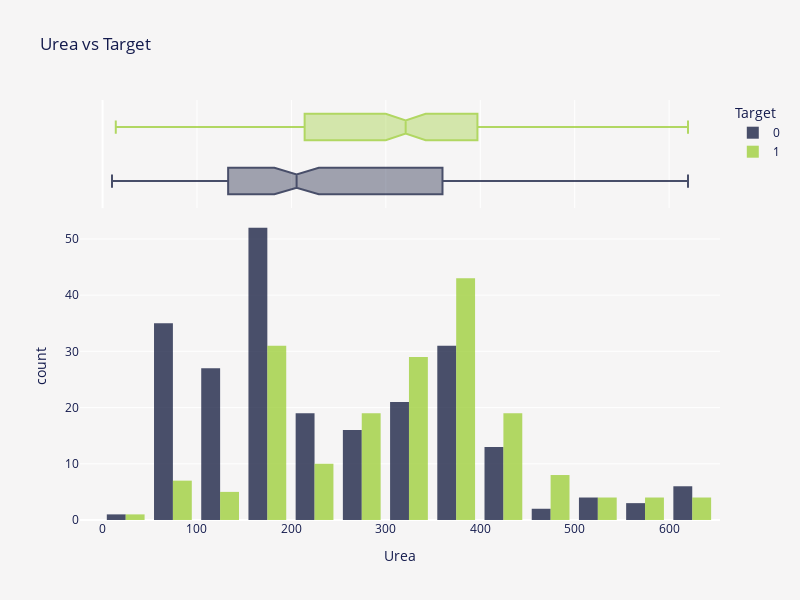

Notebook cell for this chart:
### Markdown cell above
<p style="font-size:20px; font-family:JetBrains Mono; color:#3E3F4C; border-bottom: 3px solid #2a357d">Notes 📜</p>
<blockquote style="margin-right:auto; margin-left:auto; background-color:#fffaf6; padding: 15px; border-radius: 10px 10px">
    <ul style="font-size:16px; font-family:JetBrains Mono; color:#3E3F4C; margin-right: 10px; margin-top: 2px; margin-bottom: 2px">
        <li>In the case of <code>Cond</code>, the issue is rather mixed. </li>
    </ul>
</blockquote>

### Code cell
fig = px.histogram(
    train,
    x="Urea",
    color="Target",
    color_discrete_sequence=["#0f173b", "#9acd32"],
    marginal="box",
    barmode="group",
    hover_data=train.columns,
    height=600,
    width=800,
    title="Urea vs Target",
)
fig.update_layout(
    font=dict(color=FONT_COLOR),
    plot_bgcolor=BACKGROUND_COLOR,
    paper_bgcolor=BACKGROUND_COLOR,
    bargap=0.2,
)
fig.update_traces(opacity=0.75)
fig.show()

### Figure 1 — Plotly figure (JSON) as saved in the notebook; plotly's stock layout.template omitted (floating-point values rounded to 4 significant figures; data arrays with more than 128 entries replaced by an {"elided": "..."} marker saying what was removed)
{"data": [{"alignmentgroup": "True", "bingroup": "x", "hovertemplate": "Target=0<br>Urea=%{x}<br>count=%{y}<extra></extra>", "legendgroup": "0", "marker": {"color": "#0f173b", "pattern": {"shape": ""}}, "name": "0", "offsetgroup": "0", "opacity": 0.75, "orientation": "v", "showlegend": true, "type": "histogram", "x": {"elided": "230 int values"}, "xaxis": "x", "yaxis": "y"}, {"alignmentgroup": "True", "customdata": {"elided": "230x6 float values"}, "hovertemplate": "Target=%{customdata[5]}<br>Urea=%{x}<br>Gravity=%{customdata[0]}<br>Ph=%{customdata[1]}<br>Osmo=%{customdata[2]}<br>Cond=%{customdata[3]}<br>Calc=%{customdata[4]}<extra></extra>", "legendgroup": "0", "marker": {"color": "#0f173b"}, "name": "0", "notched": true, "offsetgroup": "0", "opacity": 0.75, "showlegend": false, "type": "box", "x": {"elided": "230 int values"}, "xaxis": "x2", "yaxis": "y2"}, {"alignmentgroup": "True", "bingroup": "x", "hovertemplate": "Target=1<br>Urea=%{x}<br>count=%{y}<extra></extra>", "legendgroup": "1", "marker": {"color": "#9acd32", "pattern": {"shape": ""}}, "name": "1", "offsetgroup": "1", "opacity": 0.75, "orientation": "v", "showlegend": true, "type": "histogram", "x": {"elided": "184 int values"}, "xaxis": "x", "yaxis": "y"}, {"alignmentgroup": "True", "customdata": {"elided": "184x6 float values"}, "hovertemplate": "Target=%{customdata[5]}<br>Urea=%{x}<br>Gravity=%{customdata[0]}<br>Ph=%{customdata[1]}<br>Osmo=%{customdata[2]}<br>Cond=%{customdata[3]}<br>Calc=%{customdata[4]}<extra></extra>", "legendgroup": "1", "marker": {"color": "#9acd32"}, "name": "1", "notched": true, "offsetgroup": "1", "opacity": 0.75, "showlegend": false, "type": "box", "x": {"elided": "184 int values"}, "xaxis": "x2", "yaxis": "y2"}], "layout": {"bargap": 0.2, "barmode": "group", "font": {"color": "#141B4D"}, "height": 600, "legend": {"title": {"text": "Target"}, "tracegroupgap": 0}, "paper_bgcolor": "#F6F5F5", "plot_bgcolor": "#F6F5F5", "title": {"text": "Urea vs Target"}, "width": 800, "xaxis": {"anchor": "y", "domain": [0, 1], "title": {"text": "Urea"}}, "xaxis2": {"anchor": "y2", "domain": [0, 1], "matches": "x", "showgrid": true, "showticklabels": false}, "yaxis": {"anchor": "x", "domain": [0, 0.7326], "title": {"text": "count"}}, "yaxis2": {"anchor": "x2", "domain": [0.7426, 1], "matches": "y2", "showgrid": false, "showline": false, "showticklabels": false, "ticks": ""}}}
